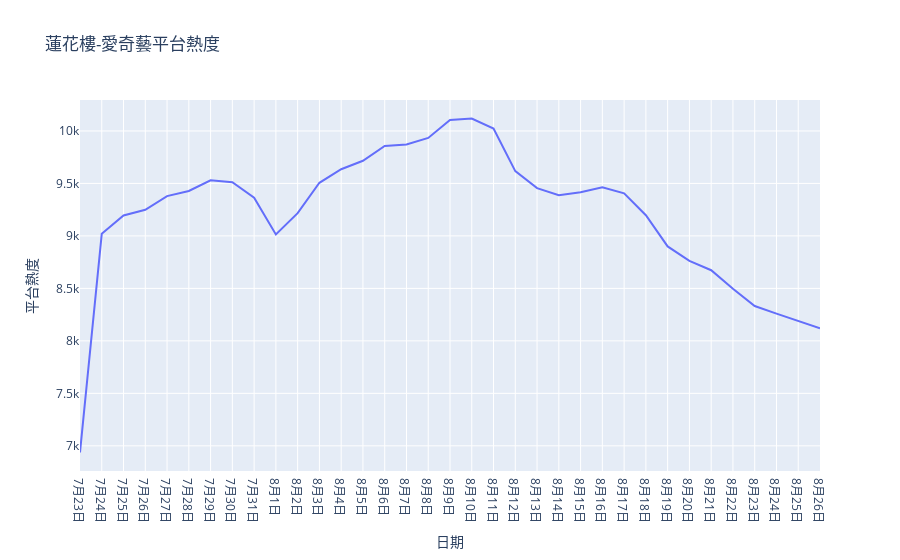

Notebook code for this chart:
### Code cell
x_QIY = df_QIY['日期'].tolist()
y_QIY = df_QIY['平台熱度'].tolist()
data_QIY = list(zip(x_QIY, y_QIY))

import plotly.express as px
from IPython.display import display

fig = px.line(df_QIY, x="日期", y="平台熱度", title='蓮花樓-愛奇藝平台熱度')
display(fig)

### Figure 1 — Plotly figure (JSON) as saved in the notebook; plotly's stock layout.template omitted (floating-point values rounded to 4 significant figures)
{"data": [{"hovertemplate": "日期=%{x}<br>平台熱度=%{y}<extra></extra>", "legendgroup": "", "line": {"color": "#636efa", "dash": "solid"}, "marker": {"symbol": "circle"}, "mode": "lines", "name": "", "orientation": "v", "showlegend": false, "type": "scatter", "x": ["7月23日", "7月24日", "7月25日", "7月26日", "7月27日", "7月28日", "7月29日", "7月30日", "7月31日", "8月1日", "8月2日", "8月3日", "8月4日", "8月5日", "8月6日", "8月7日", "8月8日", "8月9日", "8月10日", "8月11日", "8月12日", "8月13日", "8月14日", "8月15日", "8月16日", "8月17日", "8月18日", "8月19日", "8月20日", "8月21日", "8月22日", "8月23日", "8月24日", "8月25日", "8月26日"], "xaxis": "x", "y": [6937, 9020, 9195, 9249, 9379, 9428, 9530, 9512, 9364, 9014, 9217, 9506, 9635, 9716, 9857, 9871, 9933, 10104, 10118, 10022, 9617, 9455, 9388, 9416, 9463, 9405, 9197, 8900, 8762, 8673, 8496, 8332, 8260, 8190, 8120], "yaxis": "y"}], "layout": {"legend": {"tracegroupgap": 0}, "title": {"text": "蓮花樓-愛奇藝平台熱度"}, "xaxis": {"anchor": "y", "domain": [0, 1], "title": {"text": "日期"}}, "yaxis": {"anchor": "x", "domain": [0, 1], "title": {"text": "平台熱度"}}}}
